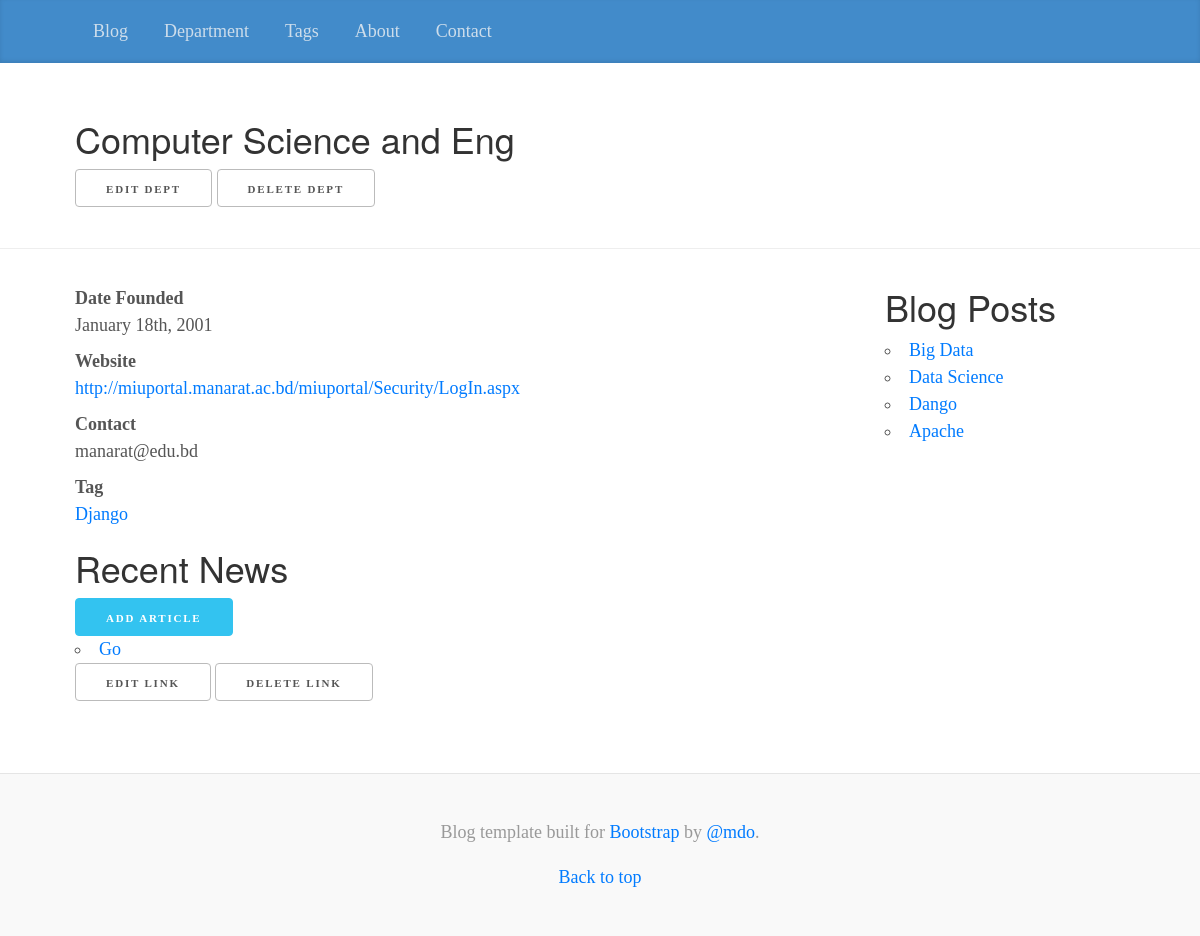
Page /department/cse/detail/ on the earlier database version.
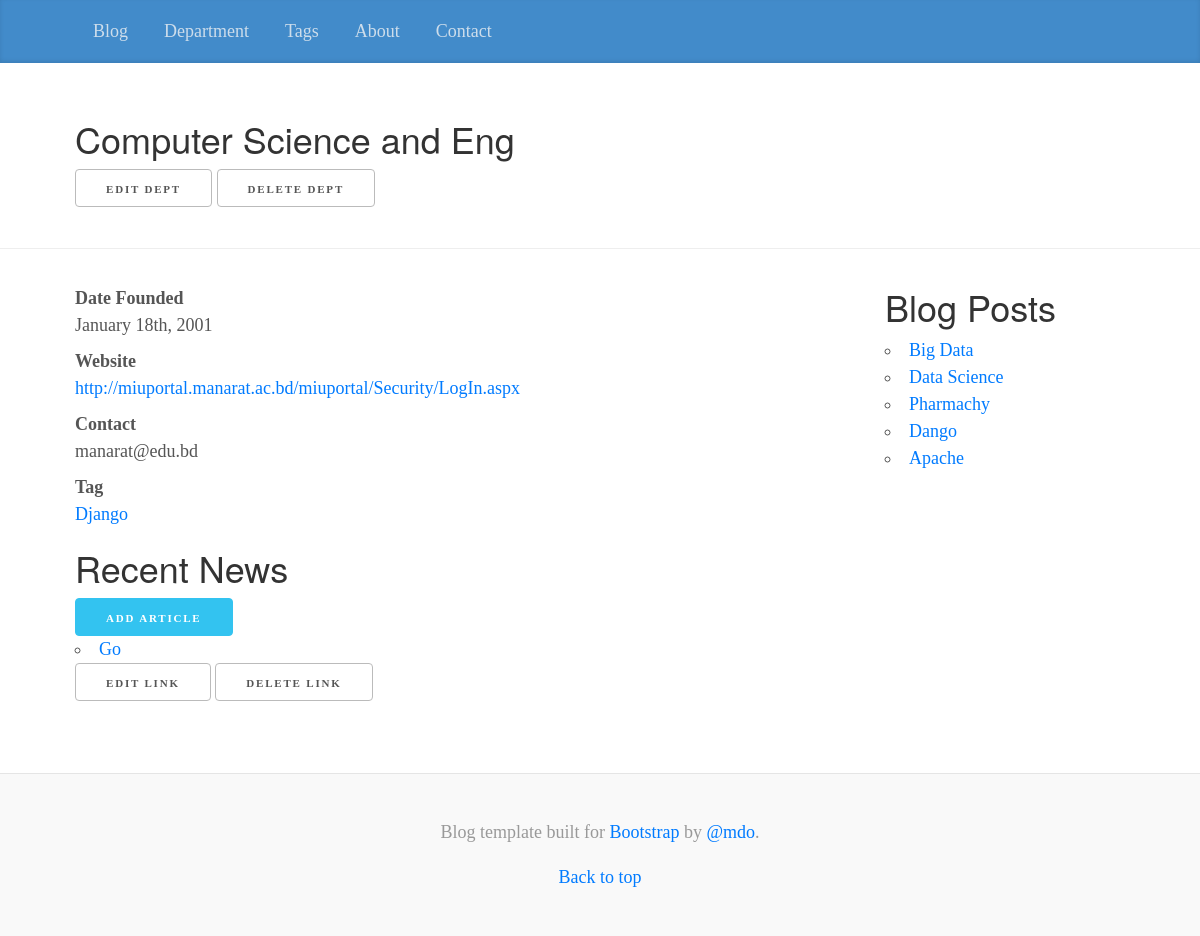
Same page on the later database version.
### organizer/models.py (models this page shows, shortened)
class Tag(models.Model):
    name = models.CharField(max_length=31,
                            unique=True,)
    slug = models.SlugField(max_length=31,
                            unique=True,
                            help_text='A label for url config')
    class Meta:
        ordering = ['name']
    def get_absolute_url(self):
        return reverse('organizer_tag_detail',kwargs={'slug':self.slug})

class NewsLink(models.Model):
    title = models.CharField(max_length=63)
    slug = models.SlugField(max_length=63)
    pub_date = models.DateField('date published')
    link = models.URLField(max_length=255)
    department = models.ForeignKey(Department)
    class Meta:
        verbose_name = 'news article'
        ordering = ['-pub_date']
        get_latest_by = 'pub_date'
        unique_together = ('slug','department')
    def get_delete_url(self):
        return reverse('department_newslink_delete',
                       kwargs={'department_slug':self.department.slug,'newslink_slug':self.slug})
    def get_update_url(self):
        return reverse('department_newslink_update',
                       kwargs={'department_slug':self.department.slug,'newslink_slug':self.slug})

### blog/models.py (models this page shows, shortened)
class Post(models.Model):
    title = models.CharField(max_length=63)
    slug = models.SlugField(max_length=63,
                            help_text='A label for url config',
                            unique_for_month='pub_date')
    text = models.TextField()
    pub_date = models.DateField('date published',
                                auto_now_add=True)
    tags = models.ManyToManyField(Tag,
                                blank=True,
                                 related_name='blog_posts')
    departments = models.ManyToManyField(Department,
                                         blank=True,
                                         related_name='blog_posts')
    class Meta:
        verbose_name = 'blog post'
        ordering = ['-pub_date','title']
        get_latest_by = 'pub_date'
    def get_absolute_url(self):
        return reverse('blog_post_detail', kwargs={'slug': self.slug})

### organizer/views.py (the view)
class DepartmentDetail(DetailView):
    model = Department

### organizer/models.py (called while the page is built)
    def get_delete_url(self):
        return reverse('organizer_department_delete',kwargs={'slug':self.slug})

    def get_update_url(self):
        return reverse('organizer_department_update',kwargs={'slug':self.slug})

    def get_newslink_create_url(self):
        return reverse('department_newslink_create',kwargs={'dept_slug':self.slug})

### organizer/templates/organizer/department_detail.html (shortened to what this page needs)
{% extends parent_template|default:"organizer/base_organizer.html" %}
{% block heading %}
   <h2>{{ department.name }}</h2>
   <ul class="inline">
       <a href="{{department.get_update_url}}" class="button">Edit Dept</a>
       <a href="{{department.get_delete_url}}" class="button">Delete Dept</a>
   </ul>
{% endblock %}
{% block content %}
<article>
    <dl>
    <dt>Date Founded</dt>
      <dd>{{ department.founded_date|date:"F jS, Y" }}</dd>
    <dt>Website</dt>
      <dd>{{ department.website|urlize }}</dd>
    <dt>Contact</dt>
      <dd>{{ department.contact }}</dd>
        <dt>Tag{{ department.tags.count|pluralize }}</dt>
        {% for tag in department.tags.all %}
          <dd><a href="{{ tag.get_absolute_url }}">
            {{ tag.name|title }}
          </a></dd>
        {% endfor %}
  </dl>
      {% if department.newslink_set.all %}
         <h2>Recent News </h2>
         {% endif %}
         <a href="{{ department.get_newslink_create_url }}" class="button button-primary">Add article</a>
            <ul>
              {% for newslink in department.newslink_set.all %}
                <li>
                  <a href="{{ newslink.link }}">{{ newslink.title|title }}</a>
                </li>
                    <a href="{{newslink.get_update_url}}" class="button">Edit Link</a>
                    <a href="{{newslink.get_delete_url}}" class="button">Delete Link</a>
              {% endfor %}
            </ul>
</article>
{% endblock %}
{% block button %}
    {% if department.blog_posts.all %}
        <h2>Blog Post{{ department.blog_posts.all|pluralize }}</h2>
            <ul>
              {% for post in department.blog_posts.all %}
                <li>
                  <a href="{{ post.get_absolute_url }}">
                    {{ post.title|title }}</a>
                </li>
              {% endfor %}
            </ul>
    {% endif %}
{% endblock %}

Differences in the rows shown:
added Post: title "Pharmachy"
